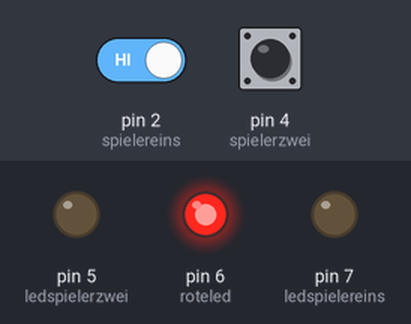
A sketch run on a simulated Arduino Uno, built with avr-gcc and run on an emulated ATmega328P. Shown: output pins drawn as LEDs (lit = HIGH). Inputs (shaded band) come from the test bench; at power-on: pin 2 (spielereins) HIGH, pin 4 (spielerzwei) HIGH. Random numbers use the default seed unless the sketch sets one.

Above: at 0.1 s.
At 5.0 s:
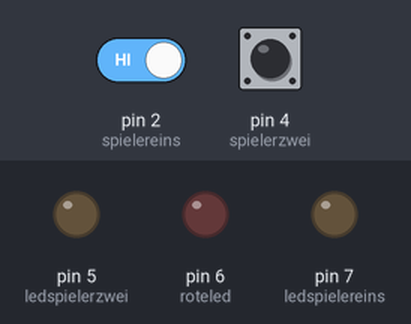
5.1 s: pin 2 (spielereins) driven LOW
At 6.2 s:
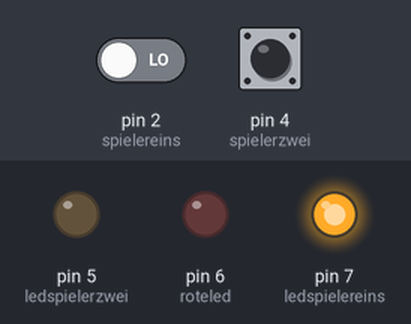
Timing chart, 0 to 8.1 s (numbered marks = the images above; inputs shaded):
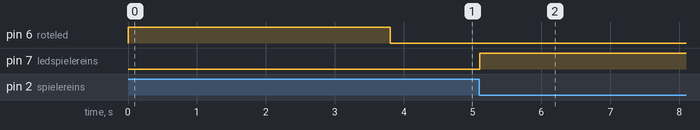

Measured:
- after the input at 5.1 s, pin 7 (ledspielereins): LOW → HIGH at once

The sketch:

arduino_reactiongame.ino
```cpp
int schaltereins;
int schalterzwei;

int roteled = 6;
int ledspielereins = 7;
int ledspielerzwei = 5;

int spielereins = 2;
int spielerzwei = 4;

boolean sieg = false;

void setup() {
  pinMode(roteled, OUTPUT); //rote LED
  pinMode(ledspielereins, OUTPUT); //gruene LED Spieler 1
  pinMode(ledspielerzwei, OUTPUT); //gruene LED Spieler 2
  pinMode(spielereins, INPUT);
  pinMode(spielerzwei, INPUT);

  digitalWrite(roteled, HIGH);
  delay(random(1000,8000));
  digitalWrite(roteled, LOW);
}

void spielereinssieg(){
  digitalWrite(ledspielereins, HIGH);
  Serial.println("Sieg für Spieler 1!");
  sieg = true;
}

void spielerzweisieg(){
  digitalWrite(ledspielerzwei, HIGH);
  sieg = true;
}

void beidesieg(){
  digitalWrite(ledspielereins, HIGH);
  digitalWrite(ledspielerzwei, HIGH);
  sieg = true;
}

void loop() {
 delay(10);
 schaltereins = digitalRead(spielereins);
 schalterzwei = digitalRead(spielerzwei);
 if(sieg == false){
    if (schaltereins == LOW ) {spielereinssieg();}
    if (schalterzwei == LOW ) {spielerzweisieg();}
    if (schaltereins == LOW && schalterzwei ==LOW) {beidesieg();}
  }
}
```
